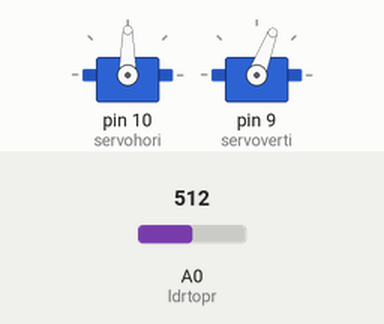
This sketch was run on a simulated Arduino Uno, built with avr-gcc and run on an emulated ATmega328P. On the bench: 2 × servo. The test bench sets the inputs (shaded band); at power-on: A0 (ldrtopr) = 512.

Above: at 1.72 s.
1.8 s: A0 (ldrtopr) set to 0
3.3 s: A0 (ldrtopr) set to 30
At 3.91 s:
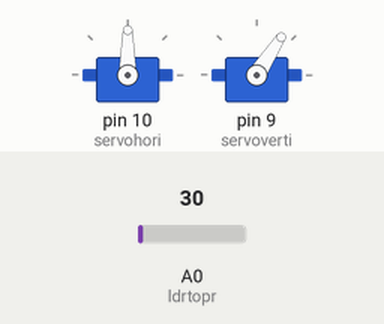
At 8.6 s:
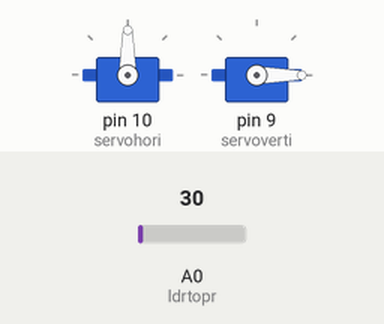
Timing chart, 0 to 10.1 s (numbered marks = the images above; inputs shaded):
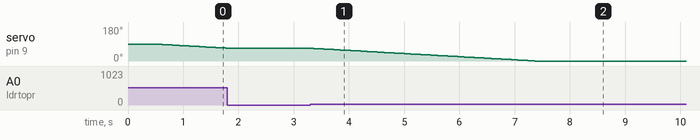

Measured:
- after the input at 1.8 s, servo on pin 9 (servoverti): stays 68° (without the input it goes to 67° after 0.03 s)
- after the input at 3.3 s, servo on pin 9 (servoverti): moves from 68° to 0° over 4.1 s, starting at once

The sketch:

sketch_jun26a.ino
```cpp
  #include <Servo.h>
//defining Servos
Servo servohori;
int servoh = 0;
int servohLimitHigh = 160;
int servohLimitLow = 20;

Servo servoverti;
int servov = 0;
int servovLimitHigh = 160;
int servovLimitLow = 20;
//Assigning LDRs
int ldrtop = 2; //top left LDR green
int ldrtopl = 1; //top right LDR yellow
int ldrtopr = 0; // bottom left LDR blue
int ldrbot = 3; // bottom right LDR orange

 void setup ()
 {
  servohori.attach(10);

  servoverti.attach(9);

  delay(500);
 }

void loop()
{
  servoh = servohori.read();
  servov = servoverti.read();
  //capturing analog values of each LDR
  int ldrtop = analogRead(ldrtop);
  int ldrtopl = analogRead(ldrtopl);
  int ldrtopr = analogRead(ldrtopr);
  int ldrbot = analogRead(ldrbot);
  // calculating average
  int avgtop = (ldrtop + ldrtopr + ldrtopl) / 2; //average of top LDRs
  int avgbot = (ldrbot) / 2; //average of bottom LDRs
  int avgleft = (ldrtopl) / 2; //average of left LDRs
  int avgright = (ldrtopr) / 2; //average of right LDRs

  if (avgtop < avgbot)
  {
    servoverti.write(servov +1);
    if (servov > servovLimitHigh)
     {
      servov = servovLimitHigh;
     }
    delay(10);
  }
  else if (avgbot < avgtop)
  {
    servoverti.write(servov -1);
    if (servov < servovLimitLow)
  {
    servov = servovLimitLow;
  }
    delay(10);
  }
  else
  {
    servoverti.write(servov);
  }

  if (avgleft > avgright)
  {
    servohori.write(servoh +1);
    if (servoh > servohLimitHigh)
    {
    servoh = servohLimitHigh;
    }
    delay(10);
  }
  else if (avgright > avgleft)
  {
    servohori.write(servoh -1);
    if (servoh < servohLimitLow)
     {
     servoh = servohLimitLow;
     }
    delay(10);
  }
  else
  {
    servohori.write(servoh);
  }
  delay(50);
}
```
